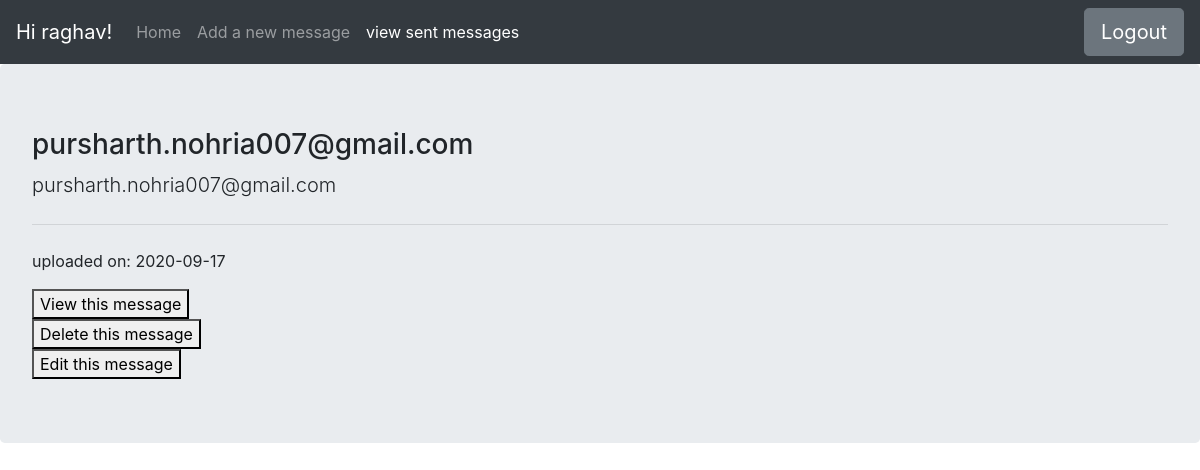
The page /viewall.html (signed in) on the database its author committed.
### tables this page shows
CREATE TABLE messages (message_id INTEGER PRIMARY KEY,user_id int,recipient_id int,date_sent date,content text);

### server.py (the view)
@app.route('/viewall.html')
def viewall():
    data = backend.display_user_posts(session['user_pk'])
    if 'user_id' in session:
        return render_template('viewall.html',data=data,name=session['user_id'])
    else:
        return redirect('/index.html')

### backend.py (called while the page is built)
def display_user_posts(user_pk):
    conn = sqlite3.connect('messaging.db')
    cur = conn.cursor()
    cur.execute("Select * from messages where user_id={}".format(user_pk))
    rows = cur.fetchall()
    conn.close()
    return rows

### templates/viewall.html (shortened to what this page needs)
<!doctype html>
<html lang="en">
  <head>
    <link rel="stylesheet" href="https://stackpath.bootstrapcdn.com/bootstrap/4.5.1/css/bootstrap.min.css">
  </head>
  <body>
    <nav class="navbar navbar-expand-lg navbar-dark bg-dark">
  <a class="navbar-brand" href="#">Hi {{name}}!</a>
  <div class="collapse navbar-collapse" id="navbarText">
    <ul class="navbar-nav mr-auto">
      <li class="nav-item">
        <a class="nav-link" href="./dashboard.html">Home</a>
      </li>
      <li class="nav-item">
        <a class="nav-link" href="./newmessage.html">Add a new message</a>
      </li>
      <li class="nav-item active">
        <a class="nav-link" href="">view sent messages<span class="sr-only">(current)</span></a>
      </li>
    </ul>
    <form action='logout' method='post'>
    <button type="submit" class="btn btn-secondary btn-lg">Logout</button>
    </form>
  </div>
</nav>
{% for post in data %}
  <div class="jumbotron">
  <h3 class="display-5">{{post[2]}}</h3>
  <p class="lead">{{post[4]}}</p>
  <hr class="my-4">
  <p> uploaded on: {{post[3]}}</p>
  <form action="viewthispost/{{post[0]}}" method="post">
    <button>View this message</button>
  </form>
  <form action="deletepost/{{post[0]}}" method="post">
    <button>Delete this message</button>
  </form>
  <form>
    <button>Edit this message</button>
  </form>
</div>
{% endfor %}
  </body>
</html>

### rows shown on the page
messages: recipient "pursharth.nohria007@gmail.com", content "pursharth.nohria007@gmail.com", date_sent "2020-09-17"

### other values the page prints
{{ name }} "raghav"
